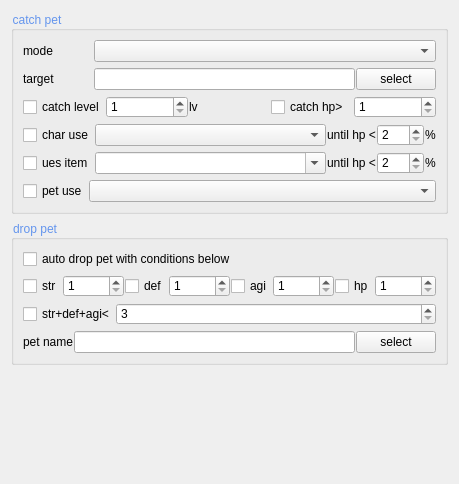
     <widget class="OpenGLWidget" name="tab_3">
      <attribute name="title">
       <string>catch</string>
      </attribute>
      <layout class="QVBoxLayout" name="verticalLayout_17">
       <item>
        <widget class="QGroupBox" name="groupBox">
         <property name="styleSheet">
          <string notr="true">QGroupBox { color:rgb(100,149,237) }</string>
         </property>
         <property name="title">
          <string>catch pet</string>
         </property>
         <layout class="QVBoxLayout" name="verticalLayout_15">
          <item>
           <layout class="QHBoxLayout" name="horizontalLayout_71">
            <property name="spacing">
             <number>1</number>
            </property>
            <item>
             <widget class="QLabel" name="label_34">
              <property name="minimumSize">
               <size>
                <width>70</width>
                <height>0</height>
               </size>
              </property>
              <property name="text">
               <string>mode</string>
              </property>
             </widget>
            </item>
            <item>
             <widget class="ComboBox" name="comboBox_autocatchpet_mode">
              <property name="enabled">
               <bool>true</bool>
              </property>
              <property name="sizePolicy">
               <sizepolicy hsizetype="Expanding" vsizetype="Fixed">
                <horstretch>0</horstretch>
                <verstretch>0</verstretch>
               </sizepolicy>
              </property>
             </widget>
            </item>
           </layout>
          </item>
          <item>
           <layout class="QHBoxLayout" name="horizontalLayout_72">
            <property name="spacing">
             <number>1</number>
            </property>
            <item>
             <widget class="QLabel" name="label_35">
              <property name="minimumSize">
               <size>
                <width>70</width>
                <height>0</height>
               </size>
              </property>
              <property name="text">
               <string>target</string>
              </property>
             </widget>
            </item>
            <item>
             <widget class="QLineEdit" name="lineEdit_autocatchpet">
              <property name="enabled">
               <bool>true</bool>
              </property>
             </widget>
            </item>
            <item>
             <widget class="PushButton" name="pushButton_autocatchpet">
              <property name="enabled">
               <bool>true</bool>
              </property>
              <property name="text">
               <string>select</string>
              </property>
             </widget>
            </item>
           </layout>
          </item>
          <item>
           <layout class="QHBoxLayout" name="horizontalLayout_73">
            <property name="spacing">
             <number>1</number>
            </property>
            <item>
             <widget class="QCheckBox" name="checkBox_autocatchpet_level">
              <property name="enabled">
               <bool>true</bool>
              </property>
              <property name="text">
               <string>catch level</string>
              </property>
             </widget>
            </item>
            <item>
             <widget class="QSpinBox" name="spinBox_autocatchpet_level">
              <property name="enabled">
               <bool>true</bool>
              </property>
              <property name="minimum">
               <number>1</number>
              </property>
              <property name="maximum">
               <number>255</number>
              </property>
             </widget>
            </item>
            <item>
             <widget class="QLabel" name="label_40">
              <property name="text">
               <string>lv</string>
              </property>
             </widget>
            </item>
            <item>
             <widget class="QCheckBox" name="checkBox_autocatchpet_hp">
              <property name="enabled">
               <bool>true</bool>
              </property>
              <property name="text">
               <string>catch hp&gt;</string>
              </property>
             </widget>
            </item>
            <item>
             <widget class="QSpinBox" name="spinBox_autocatchpet_hp">
              <property name="enabled">
               <bool>true</bool>
              </property>
              <property name="minimum">
               <number>1</number>
              </property>
              <property name="maximum">
               <number>10000</number>
              </property>
              <property name="value">
               <number>1</number>
              </property>
             </widget>
            </item>
           </layout>
          </item>
          <item>
           <layout class="QHBoxLayout" name="horizontalLayout_74">
            <property name="spacing">
             <number>1</number>
            </property>
            <item>
             <widget class="QCheckBox" name="checkBox_autocatchpet_magic">
              <property name="enabled">
               <bool>true</bool>
              </property>
              <property name="text">
               <string>char use</string>
              </property>
             </widget>
            </item>
            <item>
             <widget class="ComboBox" name="comboBox_autocatchpet_magic">
              <property name="enabled">
               <bool>true</bool>
              </property>
              <property name="sizePolicy">
               <sizepolicy hsizetype="Expanding" vsizetype="Fixed">
                <horstretch>0</horstretch>
                <verstretch>0</verstretch>
               </sizepolicy>
              </property>
             </widget>
            </item>
            <item>
             <widget class="QLabel" name="label_36">
              <property name="text">
               <string>until hp &lt;</string>
              </property>
             </widget>
            </item>
            <item>
             <widget class="QSpinBox" name="spinBox_autocatchpet_magic">
              <property name="enabled">
               <bool>true</bool>
              </property>
              <property name="minimum">
               <number>2</number>
              </property>
              <property name="maximum">
               <number>100</number>
              </property>
              <property name="value">
               <number>2</number>
              </property>
             </widget>
            </item>
            <item>
             <widget class="QLabel" name="label_38">
              <property name="text">
               <string>%</string>
              </property>
             </widget>
            </item>
           </layout>
          </item>
          <item>
           <layout class="QHBoxLayout" name="horizontalLayout_75">
            <property name="spacing">
             <number>1</number>
            </property>
            <item>
             <widget class="QCheckBox" name="checkBox_autocatchpet_item">
              <property name="enabled">
               <bool>true</bool>
              </property>
              <property name="text">
               <string>ues item</string>
              </property>
             </widget>
            </item>
            <item>
             <widget class="ComboBox" name="comboBox_autocatchpet_item">
              <property name="enabled">
               <bool>true</bool>
              </property>
              <property name="sizePolicy">
               <sizepolicy hsizetype="Expanding" vsizetype="Fixed">
                <horstretch>0</horstretch>
                <verstretch>0</verstretch>
               </sizepolicy>
              </property>
              <property name="editable">
               <bool>true</bool>
              </property>
             </widget>
            </item>
            <item>
             <widget class="QLabel" name="label_37">
              <property name="text">
               <string>until hp &lt;</string>
              </property>
             </widget>
            </item>
            <item>
             <widget class="QSpinBox" name="spinBox_autocatchpet_item">
              <property name="enabled">
               <bool>true</bool>
              </property>
              <property name="minimum">
               <number>2</number>
              </property>
              <property name="maximum">
               <number>100</number>
              </property>
              <property name="value">
               <number>2</number>
              </property>
             </widget>
            </item>
            <item>
             <widget class="QLabel" name="label_39">
              <property name="text">
               <string>%</string>
              </property>
             </widget>
            </item>
           </layout>
          </item>
          <item>
           <layout class="QHBoxLayout" name="horizontalLayout_76">
            <property name="spacing">
             <number>1</number>
            </property>
            <item>
             <widget class="QCheckBox" name="checkBox_autocatchpet_petskill">
              <property name="enabled">
               <bool>true</bool>
              </property>
              <property name="text">
               <string>pet use</string>
              </property>
             </widget>
            </item>
            <item>
             <widget class="ComboBox" name="comboBox_autocatchpet_petskill">
              <property name="enabled">
               <bool>true</bool>
              </property>
              <property name="sizePolicy">
               <sizepolicy hsizetype="Expanding" vsizetype="Fixed">
                <horstretch>0</horstretch>
                <verstretch>0</verstretch>
               </sizepolicy>
              </property>
             </widget>
            </item>
           </layout>
          </item>
         </layout>
        </widget>
       </item>
       <item>
        <widget class="QGroupBox" name="groupBox_2">
         <property name="styleSheet">
          <string notr="true">QGroupBox { color:rgb(100,149,237) }</string>
         </property>
         <property name="title">
          <string>drop pet</string>
         </property>
         <layout class="QVBoxLayout" name="verticalLayout_16">
          <item>
           <layout class="QHBoxLayout" name="horizontalLayout_85">
            <property name="spacing">
             <number>1</number>
            </property>
            <item>
             <widget class="QCheckBox" name="checkBox_autodroppet">
              <property name="enabled">
               <bool>true</bool>
              </property>
              <property name="text">
               <string>auto drop pet with conditions below</string>
              </property>
             </widget>
            </item>
           </layout>
          </item>
          <item>
           <layout class="QHBoxLayout" name="horizontalLayout_84">
            <property name="spacing">
             <number>1</number>
            </property>
            <item>
             <layout class="QHBoxLayout" name="horizontalLayout_77">
              <property name="spacing">
               <number>1</number>
              </property>
              <item>
               <widget class="QCheckBox" name="checkBox_autodroppet_str">
                <property name="enabled">
                 <bool>true</bool>
                </property>
                <property name="text">
                 <string>str</string>
                </property>
               </widget>
              </item>
              <item>
               <widget class="QSpinBox" name="spinBox_autodroppet_str">
                <property name="enabled">
                 <bool>true</bool>
                </property>
                <property name="minimum">
                 <number>1</number>
                </property>
                <property name="maximum">
                 <number>10000</number>
                </property>
                <property name="value">
                 <number>1</number>
                </property>
               </widget>
              </item>
             </layout>
            </item>
            <item>
             <layout class="QHBoxLayout" name="horizontalLayout_78">
              <property name="spacing">
               <number>1</number>
              </property>
              <item>
               <widget class="QCheckBox" name="checkBox_autodroppet_def">
                <property name="enabled">
                 <bool>true</bool>
                </property>
                <property name="text">
                 <string>def</string>
                </property>
               </widget>
              </item>
              <item>
               <widget class="QSpinBox" name="spinBox_autodroppet_def">
                <property name="enabled">
                 <bool>true</bool>
                </property>
                <property name="minimum">
                 <number>1</number>
                </property>
                <property name="maximum">
                 <number>10000</number>
                </property>
                <property name="value">
                 <number>1</number>
                </property>
               </widget>
              </item>
             </layout>
            </item>
            <item>
             <layout class="QHBoxLayout" name="horizontalLayout_80">
              <property name="spacing">
               <number>1</number>
              </property>
              <item>
               <widget class="QCheckBox" name="checkBox_autodroppet_agi">
                <property name="enabled">
                 <bool>true</bool>
                </property>
                <property name="text">
                 <string>agi</string>
                </property>
               </widget>
              </item>
              <item>
               <widget class="QSpinBox" name="spinBox_autodroppet_agi">
                <property name="enabled">
                 <bool>true</bool>
                </property>
                <property name="minimum">
                 <number>1</number>
                </property>
                <property name="maximum">
                 <number>10000</number>
                </property>
                <property name="value">
                 <number>1</number>
                </property>
               </widget>
              </item>
             </layout>
            </item>
            <item>
             <layout class="QHBoxLayout" name="horizontalLayout_81">
              <property name="spacing">
               <number>1</number>
              </property>
              <item>
               <widget class="QCheckBox" name="checkBox_autodroppet_hp">
                <property name="enabled">
                 <bool>true</bool>
                </property>
                <property name="text">
                 <string>hp</string>
                </property>
               </widget>
              </item>
              <item>
               <widget class="QSpinBox" name="spinBox_autodroppet_hp">
                <property name="enabled">
                 <bool>true</bool>
                </property>
                <property name="minimum">
                 <number>1</number>
                </property>
                <property name="maximum">
                 <number>10000</number>
                </property>
                <property name="value">
                 <number>1</number>
                </property>
               </widget>
              </item>
             </layout>
            </item>
           </layout>
          </item>
          <item>
           <layout class="QHBoxLayout" name="horizontalLayout_82">
            <property name="spacing">
             <number>1</number>
            </property>
            <item>
             <widget class="QCheckBox" name="checkBox_autodroppet_aggregate">
              <property name="text">
               <string>str+def+agi&lt;</string>
              </property>
             </widget>
            </item>
            <item>
             <widget class="QSpinBox" name="spinBox_autodroppet_aggregate">
              <property name="enabled">
               <bool>true</bool>
              </property>
              <property name="sizePolicy">
               <sizepolicy hsizetype="Expanding" vsizetype="Fixed">
                <horstretch>0</horstretch>
                <verstretch>0</verstretch>
               </sizepolicy>
              </property>
              <property name="minimum">
               <number>3</number>
              </property>
              <property name="maximum">
               <number>30000</number>
              </property>
              <property name="value">
               <number>3</number>
              </property>
             </widget>
            </item>
           </layout>
          </item>
          <item>
           <layout class="QHBoxLayout" name="horizontalLayout_83">
            <property name="spacing">
             <number>1</number>
            </property>
            <item>
             <widget class="QLabel" name="label_41">
              <property name="text">
               <string>pet name</string>
              </property>
             </widget>
            </item>
            <item>
             <widget class="QLineEdit" name="lineEdit_autodroppet_name">
              <property name="enabled">
               <bool>true</bool>
              </property>
             </widget>
            </item>
            <item>
             <widget class="PushButton" name="pushButton_autodroppet">
              <property name="enabled">
               <bool>true</bool>
              </property>
              <property name="text">
               <string>select</string>
              </property>
             </widget>
            </item>
           </layout>
          </item>
         </layout>
        </widget>
       </item>
       <item>
        <spacer name="verticalSpacer_3">
         <property name="orientation">
          <enum>Qt::Vertical</enum>
         </property>
         <property name="sizeHint" stdset="0">
          <size>
           <width>20</width>
           <height>108</height>
          </size>
         </property>
        </spacer>
       </item>
      </layout>
     </widget>
